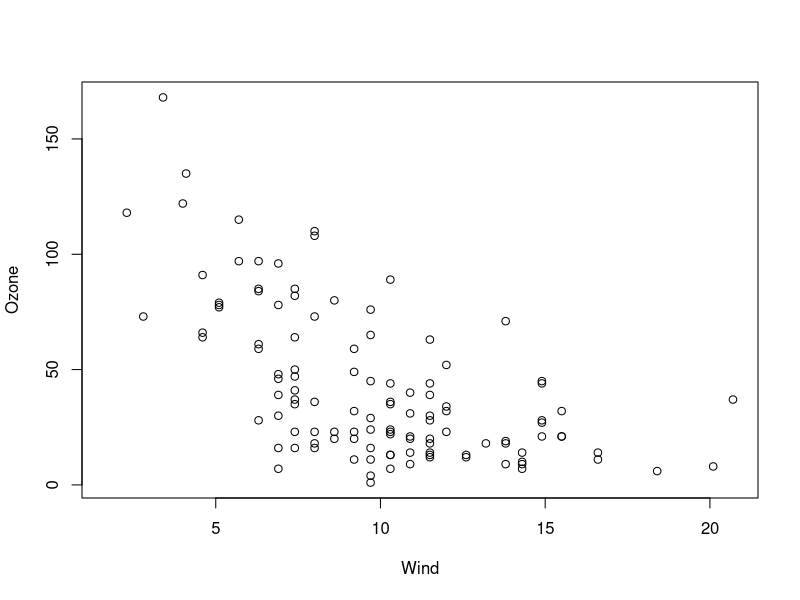
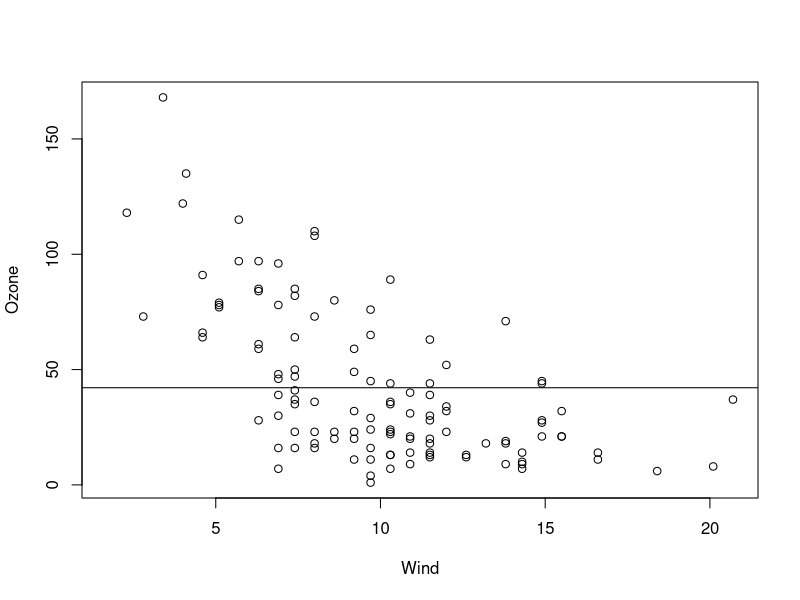
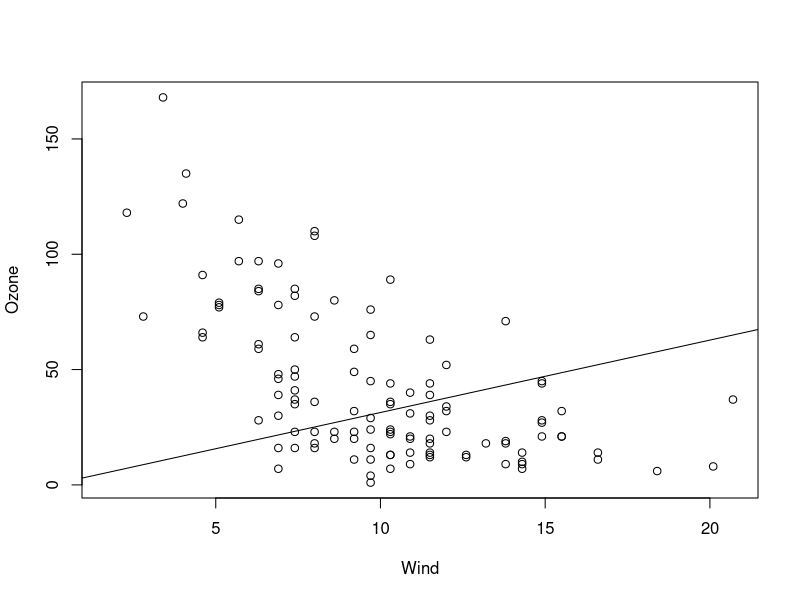
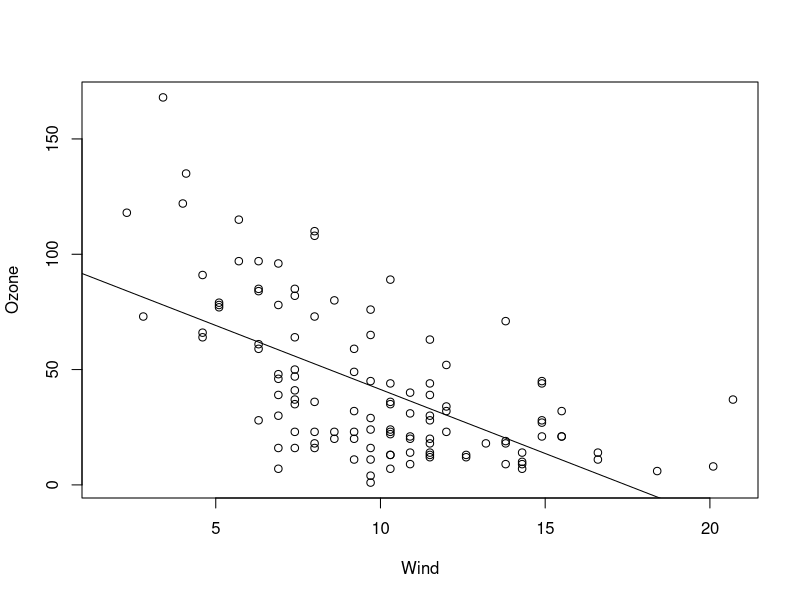
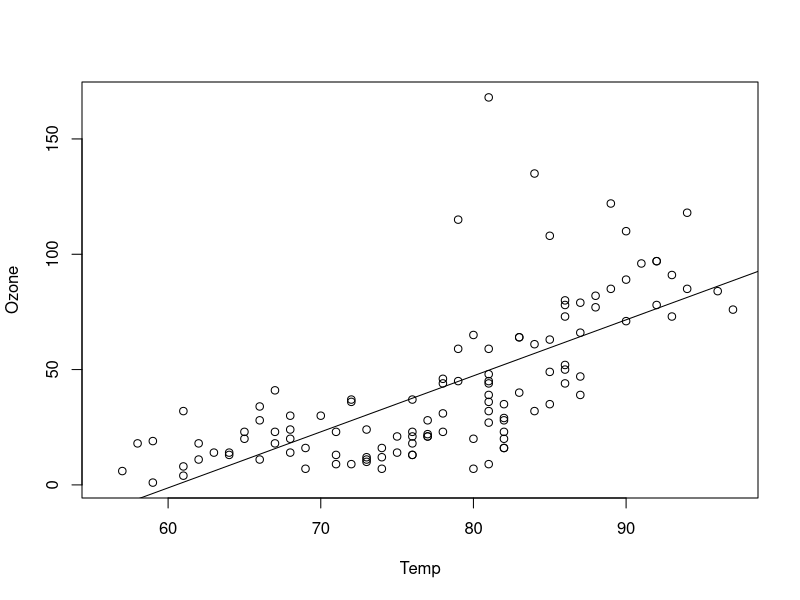
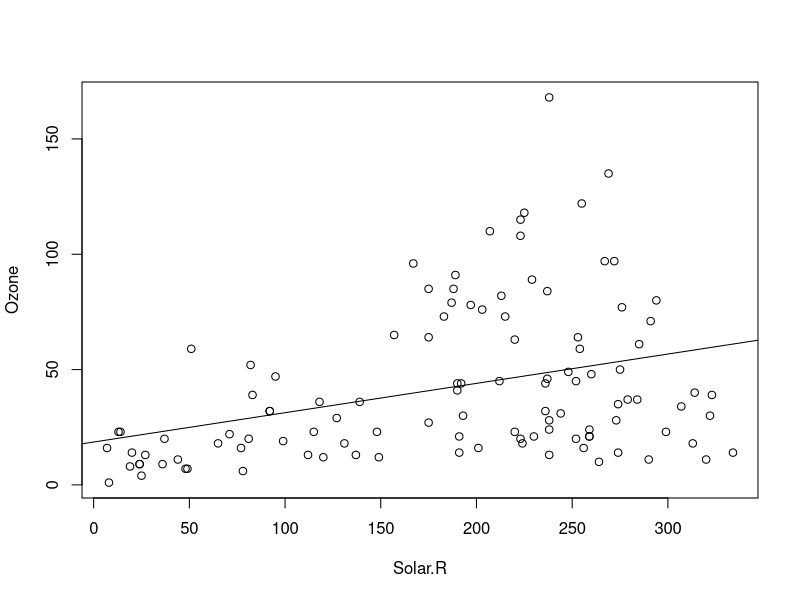

Recreate these plots in R, in order.
## ---- chunk 1
plot(Ozone ~ Wind, data = airquality)
## ---- chunk 2
fit <- lm(Ozone ~ 1, data = airquality)
## ---- chunk 3
plot(Ozone ~ Wind, data = airquality)
abline(fit)
## ---- chunk 4
summary(fit)
## ---- chunk 5
fit <- lm(Ozone ~ 0 + Wind, data = airquality)
summary(fit)
## ---- chunk 6
plot(Ozone ~ Wind, data = airquality)
abline(fit)
## ---- chunk 7
fit <- lm(Ozone ~ Wind, data = airquality)
plot(Ozone ~ Wind, data = airquality)
abline(fit)
summary(fit)
## ---- chunk 8
fit <- lm(Ozone ~ Temp, data = airquality)
summary(fit)
plot(Ozone ~ Temp, data = airquality)
abline(fit)
## ---- chunk 9
fit <- lm(Ozone ~ Solar.R, data = airquality)
summary(fit)
plot(Ozone ~ Solar.R, data = airquality)
abline(fit)
